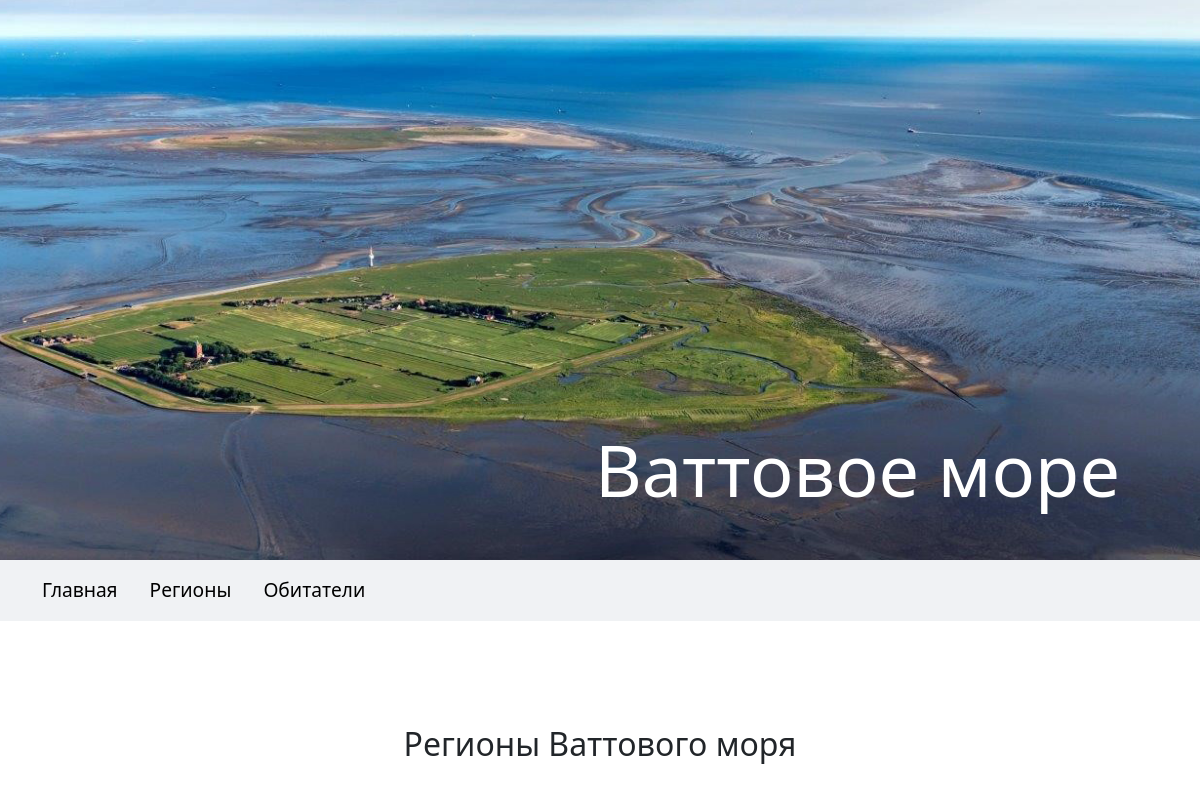
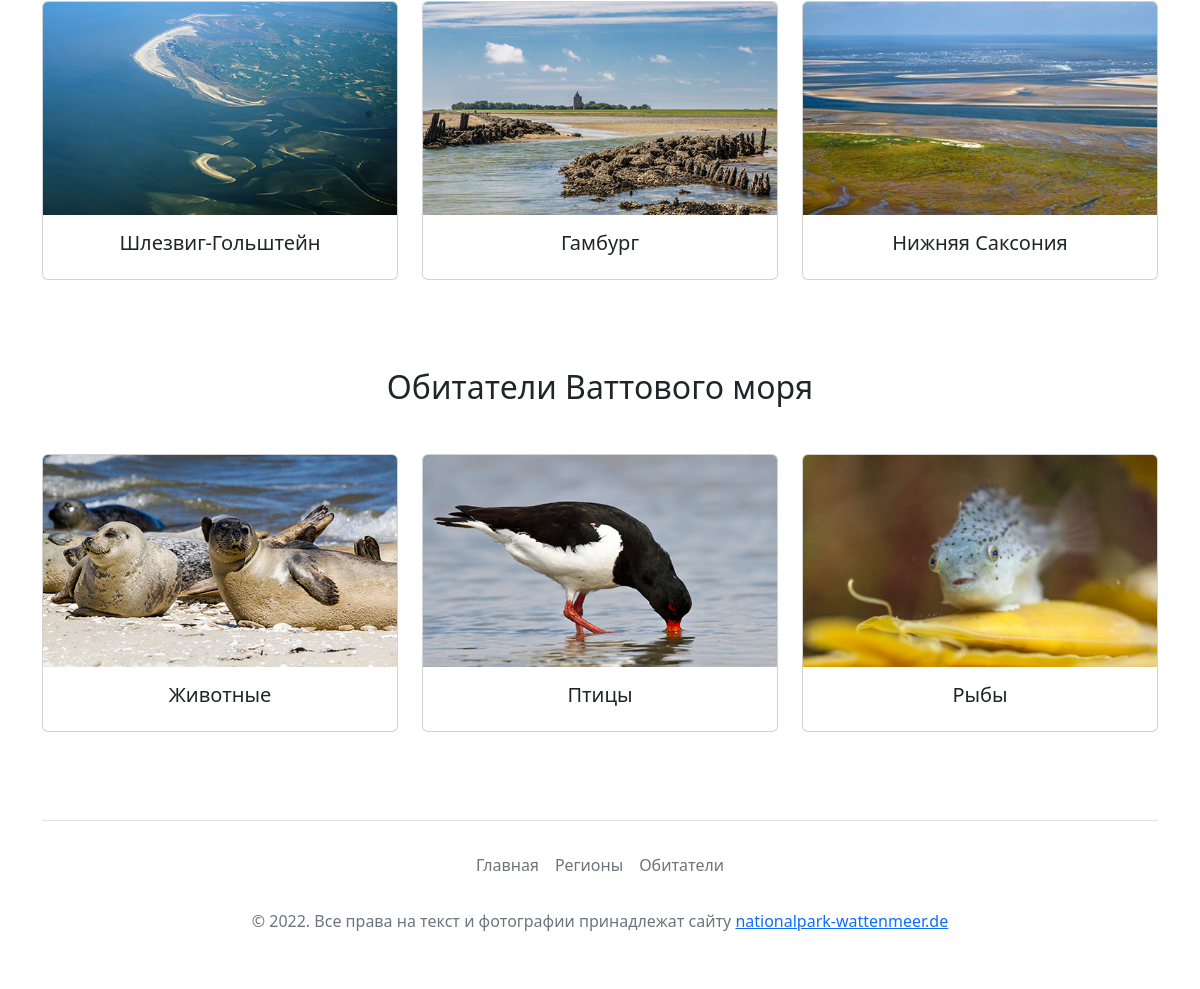
The page / on the database its author committed (2 pictures, top to bottom).
### waddensea/models.py (models this page shows, shortened)
class Region(models.Model):
    name = models.CharField(
        max_length=50,
        verbose_name='Регион'
    )
    short_desc = models.TextField(
        'Краткое описание'
    )
    desc = models.TextField(
        'Полное описание'
    )
    image = models.ImageField(
        upload_to=entity_image_path
    )
    slug = models.SlugField(
        max_length=255,
        unique=True,
        db_index=True,
        verbose_name='URL'
    )
    def get_absolute_url(self):
        return reverse('region', kwargs = {'slug': self.slug})

class Category(models.Model):
    name = models.CharField(
        max_length=100,
        verbose_name='Название'
    )
    image = models.ImageField(
        upload_to=entity_image_path
    )
    slug = models.SlugField(
        max_length=255,
        unique=True,
        db_index=True,
        verbose_name='URL'
    )
    def get_absolute_url(self):
        return reverse('category', kwargs = {'slug': self.slug})

### waddensea/views.py (the view)
# urls.py: path('', views.home, name='home'),
def home(request):
    categories = Category.objects.all()
    regions = Region.objects.all()
    return render(request, 'waddensea/home.html', {'categories': categories, 'regions': regions})

### waddensea/templates/waddensea/home.html
{% extends "waddensea/base.html" %}
{% block content %}
    <main class="container text-center">
      <h2 class="mb-5">Регионы Ваттового моря</h2>
      <div class="row justify-content-center category">
        {% for r in regions %}
        <div class="col-md-4 mb-4 mb-md-0">
          <a href="{{ r.get_absolute_url }}" class="card-link">
            <div class="card h-100">
              <img src="{{ r.image.url }}" class="card-img-top" alt="Национальный парк региона {{ r.name }}">
              <div class="card-body">
                <h5 class="card-title">{{ r.name }}</h5>
              </div>
            </div>
          </a>
        </div>
        {% endfor %}
      </div>
      <h2 class="mb-5">Обитатели Ваттового моря</h2>
      <div class="row justify-content-center category">
        {% for cat in categories %}
        <div class="col-md-4 mb-4 mb-md-0">
          <a href="{{ cat.get_absolute_url }}" class="card-link">
            <div class="card h-100">
              <img src="{{ cat.image.url }}" class="card-img-top" alt="{{ cat.name }}">
              <div class="card-body">
                <h5 class="card-title">{{ cat.name }}</h5>
              </div>
            </div>
          </a>
        </div>
        {% endfor %}
      </div>
    </main>
{% endblock %}

### waddensea/templates/waddensea/base.html (shortened to what this page needs)
{% load static %}
<!doctype html>
<html lang="ru">
  <head>
    <link href="https://cdn.jsdelivr.net/npm/bootstrap@5.2.3/dist/css/bootstrap.min.css" rel="stylesheet">
    <link href="{% static '/css/base.css' %}" rel="stylesheet">
  </head>
  <body>
    {% block header %}
    <header class="ws-header home-bg d-flex justify-content-end align-items-end">
      <div class="header-title text-white">
        <h1 class="display-2">Ваттовое море</h1>
      </div>
    </header>
    {% endblock %}
    <nav class="navbar navbar-expand-lg py-3" aria-label="navbar">
      <div class="container">
        <div class="collapse navbar-collapse justify-content-md-start" id="navbar-primary">
          <ul class="navbar-nav">
            <li class="nav-item">
              <a class="nav-link" aria-current="page" href="/">Главная</a>
            </li>
            <li class="nav-item">
              <a class="nav-link" href="{% url 'regions' %}">Регионы</a>
            </li>
            <li class="nav-item">
              <a class="nav-link" href="{% url 'species' %}">Обитатели</a>
            </li>
          </ul>
        </div>
      </div>
    </nav>
    {% block content %}
    {% endblock %}
    <div class="container">
      <footer class="pt-4 pb-3 my-4 border-top">
        <ul class="nav justify-content-center pb-3 mb-2">
          <li class="nav-item">
            <a href="/" class="nav-link px-2">Главная</a>
          </li>
          <li class="nav-item">
            <a href="{% url 'regions' %}" class="nav-link px-2">Регионы</a>
          </li>
          <li class="nav-item">
            <a href="{% url 'species' %}" class="nav-link px-2">Обитатели</a>
          </li>
        </ul>
        <p class="text-center text-muted">© 2022. Все права на текст и фотографии принадлежат сайту <a href="https://www.nationalpark-wattenmeer.de/" title="Сайт национальных парков Ваттового моря">nationalpark-wattenmeer.de</a></p>
      </footer>
    </div>
  </body>
</html>

### waddensea/static/css/base.css (style rules this page uses)
.ws-header { background-repeat: no-repeat; background-position: 80% 80%; background-size: cover; height: 50vh; }
@media (min-width: 768px) { .ws-header { background-position: 50% 80%; height: 70vh; } }
.ws-header.home-bg { background-image: url(../images/home_header.jpg); }
.header-title { padding: 0 5rem 2.5rem 3rem; }
.navbar { background: #f0f2f4; margin-bottom: 6.5rem; }
.navbar .nav-link { color: #000; font-size: 1.2rem; }
.navbar-expand-lg .navbar-nav .nav-link { padding: 0; }
.navbar .navbar-nav { column-gap: 2rem; }
.card-link { color: inherit; text-decoration: none; }
footer .nav-link { color: #6c757d; }
.category { margin-bottom: 5.5rem; }

### rows shown on the page
Region: image (picture), name "Шлезвиг-Гольштейн"
Region: image (picture), name "Гамбург"
Region: image (picture), name "Нижняя Саксония"
Category: image (picture), name "Животные"
Category: image (picture), name "Птицы"
Category: image (picture), name "Рыбы"
